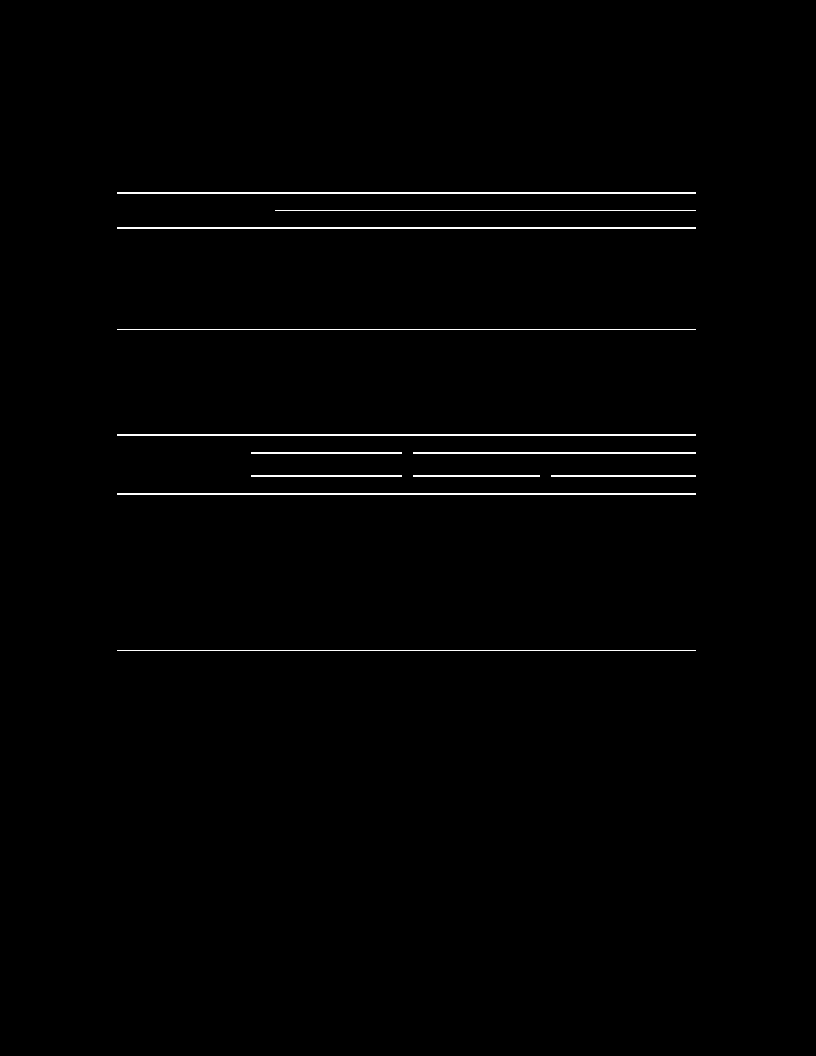
#> input picture horizontal/10.1.1.1.2013_64.bmp, 816 x 1056 px, given as the content of the folder ./source/document_layout, which was not available
$ python main.py
#> lines starting #> are read from the running program, lines starting #| are printed output that depends on the picture; after the words box and inside, x2 and y2 are one past the last pixel; in counts of white or black regions, pixels touching at a corner belong together; pictures that were not available may be replaced by others from this repository, and a replacement may not be noted
### utils.py
# Who need AI?
import enum
from shapely.geometry import LineString, Point
GROUP_THRESHOLD = 5

def group_h_lines(lines):
    # x1 = x2
    flag = []
    result = []
    for idx, line in enumerate(lines):
        if idx in flag:
            continue
        group = []
        x1, y1, x2, y2 = line
        group.append([x1, y1, x2, y2])
        flag.append(idx)
        for i in range(idx, len(lines)):
            if i in flag:
                continue
            x3, y3, x4, y4 = lines[i]
            if abs(x3 - x1) <= GROUP_THRESHOLD:
                group.append([x3, y3, x4, y4])
                flag.append(i)
        result.append(group)
    return result

# [5 lines left out: function combine_h_lines, not called in this run]

def group_v_lines(lines):
    # x1 = x2
    flag = []
    result = []
    for idx, line in enumerate(lines):
        if idx in flag:
            continue
        group = []
        x1, y1, x2, y2 = line
        group.append([x1, y1, x2, y2])
        flag.append(idx)
        for i in range(idx, len(lines)):
            if i in flag:
                continue
            x3, y3, x4, y4 = lines[i]
            if abs(y3 - y1) <= GROUP_THRESHOLD:
                group.append([x3, y3, x4, y4])
                flag.append(i)
        result.append(group)
    return result

def combine_v_lines(group):
    s = 0
    for line in group:
        s += line[1] # s += x1
    return int(s / len(group))

# [28 lines left out: functions another_line, find_intersection, find_intersection1, not called in this run]


def link_h_lines(lines):
    # x1 == x2
    result = []
    flag = []
    for i, line in enumerate(lines):
        if i in flag:
            continue
        x1, y1, x2, y2 = line
        lst_y = []
        lst_y.append(y1)
        lst_y.append(y2)
        flag.append(i)
        for j, line1 in enumerate(lines):
            if j in flag:
                continue
            x3, y3, x4, y4 = line1
            if x1 == x2 == x3 == x4:
                lst_y.append(y3)
                lst_y.append(y4)
                flag.append(j)

        _min = min(lst_y)
        _max = max(lst_y)
        linked_line = [x1, _min, x2, _max]
        result.append(linked_line)
    return result


def link_v_lines(lines):
    # y1 == y2
    result = []
    flag = []
    for i, line in enumerate(lines):
        if i in flag:
            continue
        x1, y1, x2, y2 = line
        lst_x = []
        lst_x.append(x1)
        lst_x.append(x2)
        flag.append(i)
        for j, line1 in enumerate(lines):
            if j in flag:
                continue
            x3, y3, x4, y4 = line1
            if y1 == y2 == y3 == y4:
                lst_x.append(x3)
                lst_x.append(x4)
                flag.append(j)

        _min = min(lst_x)
        _max = max(lst_x)
        linked_line = [_min, y1, _max, y2]
        result.append(linked_line)
    return result


# ---------------------------------------------- A(x, y_A) ---------------------------------------
#------------------------------------------------------------------------------------------------
#------------------------------------------------------------------------------------------------
#------------------------------------------------------------------------------------------------
#------------------------------------------------------------------------------------------------
#------------------ D(x_D, y) ------------------ O(x, y) -------------------- B(x_B, y)----------
#------------------------------------------------------------------------------------------------
#------------------------------------------------------------------------------------------------
#------------------------------------------------------------------------------------------------
#------------------------------------------------------------------------------------------------
# ---------------------------------------------- C(x, y_C) ---------------------------------------

# [8 lines left out: function get_neighborhood, not called in this run]

### main.py
import os
import cv2
import numpy as np
import random

from utils import *


class Item:
    def __init__(self, img_name):
#> called with img_name = '10.1.1.1.2013_64.bmp'
        self.name = img_name
        self.img_path = os.path.join(IMG_DIR, self.name)

        self.img = cv2.imread(self.img_path, cv2.IMREAD_COLOR)
#> self.img is the input picture: shape (1056, 816, 3); 0.92% white in thin lines or dots, all inside (x1, y1, x2, y2) = (117, 192, 696, 651)
        self.img_w = self.img.shape[1]
        self.img_h = self.img.shape[2]

        self.gray = self.get_gray()
        self.bw = cv2.adaptiveThreshold(self.gray, 255, cv2.ADAPTIVE_THRESH_MEAN_C, cv2.THRESH_BINARY, 15, -2)
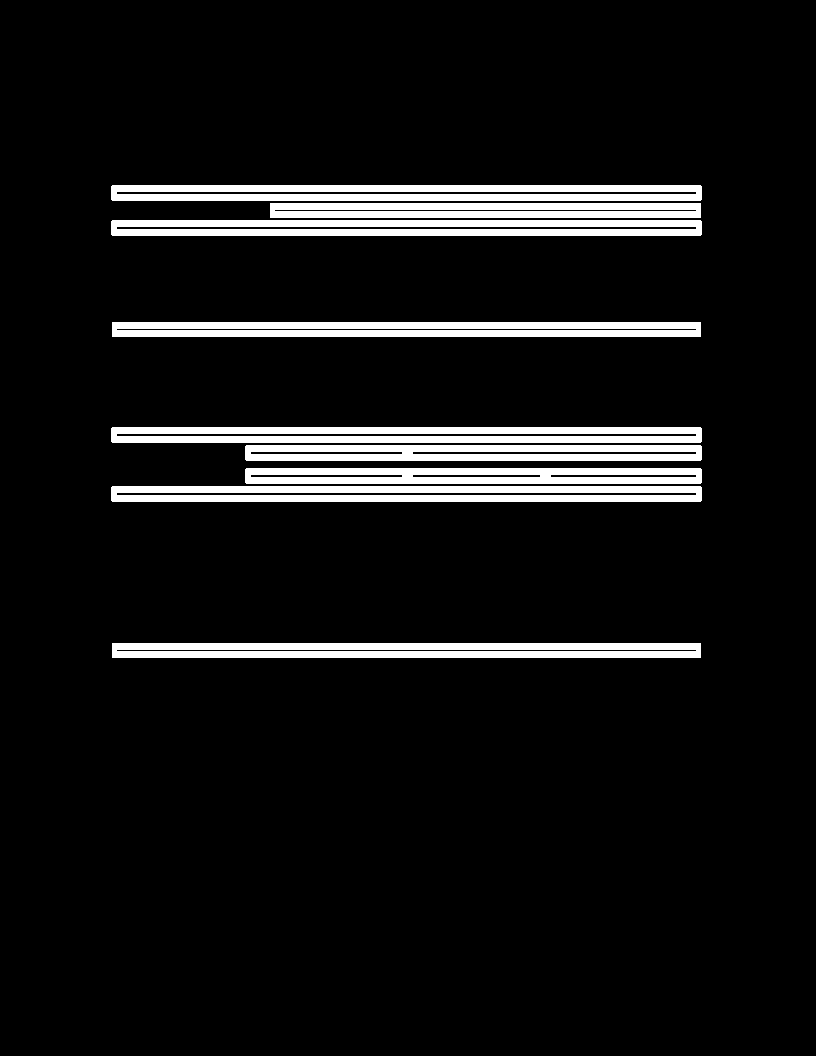
#> self.bw: shape (1056, 816); 8% white; 9 white regions, largest, box (x1, y1, x2, y2) and area: (111, 185, 702, 201) 8294, (111, 220, 702, 236) 8294, (111, 427, 702, 443) 8294

        self.horizontal = self.get_horizontal()
        self.vertical = self.get_vertical()


    def copy_img(self, src):
        return np.copy(src)


    def get_gray(self):
        if len(self.img.shape) != 2:
            gray = cv2.cvtColor(self.img, cv2.COLOR_BGR2GRAY)
        else:
            gray = self.img
        return cv2.bitwise_not(gray)


    def get_horizontal(self):
        horizontal = self.copy_img(self.bw)
        cols = horizontal.shape[1]
        horizontal_size = cols // 30
        horizontalStructure = cv2.getStructuringElement(cv2.MORPH_RECT, (horizontal_size, 1))
        horizontal = cv2.erode(horizontal, horizontalStructure)
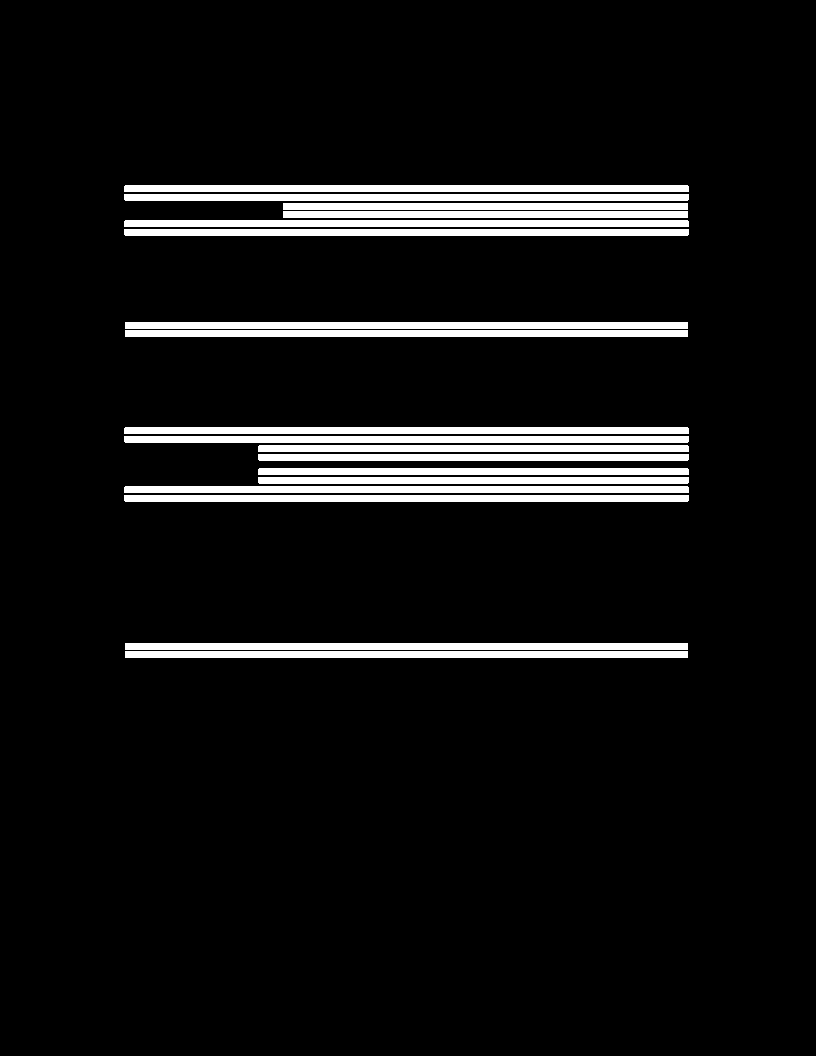
#> horizontal: shape (1056, 816); 7.6% white; 18 white regions, largest, box (x1, y1, x2, y2) and area: (124, 185, 689, 192) 3953, (124, 194, 689, 201) 3953, (124, 220, 689, 227) 3953
        horizontal = cv2.dilate(horizontal, horizontalStructure)
#> horizontal: shape (1056, 816); 7.9% white; 18 white regions, largest, box (x1, y1, x2, y2) and area: (111, 185, 702, 192) 4135, (111, 194, 702, 201) 4135, (111, 220, 702, 227) 4135
        if ANALYZE:
            cv2.imwrite(os.path.join("./horizontal", self.name), horizontal)
        return cv2.bitwise_not(horizontal)


    def get_vertical(self):
        vertical = self.copy_img(self.bw)
        rows = vertical.shape[1]
        vertical_size = rows // 30
        verticalStructure = cv2.getStructuringElement(cv2.MORPH_RECT, (1, vertical_size))
        vertical = cv2.erode(vertical, verticalStructure)
#> vertical: shape (1056, 816); every value is 0
        vertical = cv2.dilate(vertical, verticalStructure)
        if ANALYZE:
            cv2.imwrite(os.path.join("./vertical", self.name), vertical)
        return cv2.bitwise_not(vertical)
#> returned value: shape (1056, 816); every value is 255


    def get_lines(self):
        h_lines = []
        v_lines = []

        masks = [self.vertical, self.horizontal]
        line_image = self.copy_img(self.img) * 0
#> line_image: shape (1056, 816, 3); every value is 0
        clone = self.copy_img(self.img)
        for mask in masks:
            edges = cv2.adaptiveThreshold(mask, 255, cv2.ADAPTIVE_THRESH_MEAN_C, cv2.THRESH_BINARY, 3, -2)

            lines = cv2.HoughLinesP(edges, rho, theta, threshold, np.array([]), min_line_length, max_line_gap)
            try:
                for line in lines:
                    x1, y1, x2, y2 = line[0]
                    if x1 == x2:
                        percent = abs(y1 - y2) * 100 / self.img_h
                        if percent > 40:
                            h_lines.append([x1, y1, x2, y2])
                    else:
                        percent = abs(x1 - x2) * 100 / self.img_w
                        if percent > 40:
                            v_lines.append([x1, y1, x2, y2])
            except:
                print("Cant find line")
#> this loop made 2 passes
#| Cant find line
#> pass 2, in get_lines, `edges = cv2.adaptiveThreshold(mask, 255, cv2.ADAPTIVE_THRESH_MEAN_C, c..`:
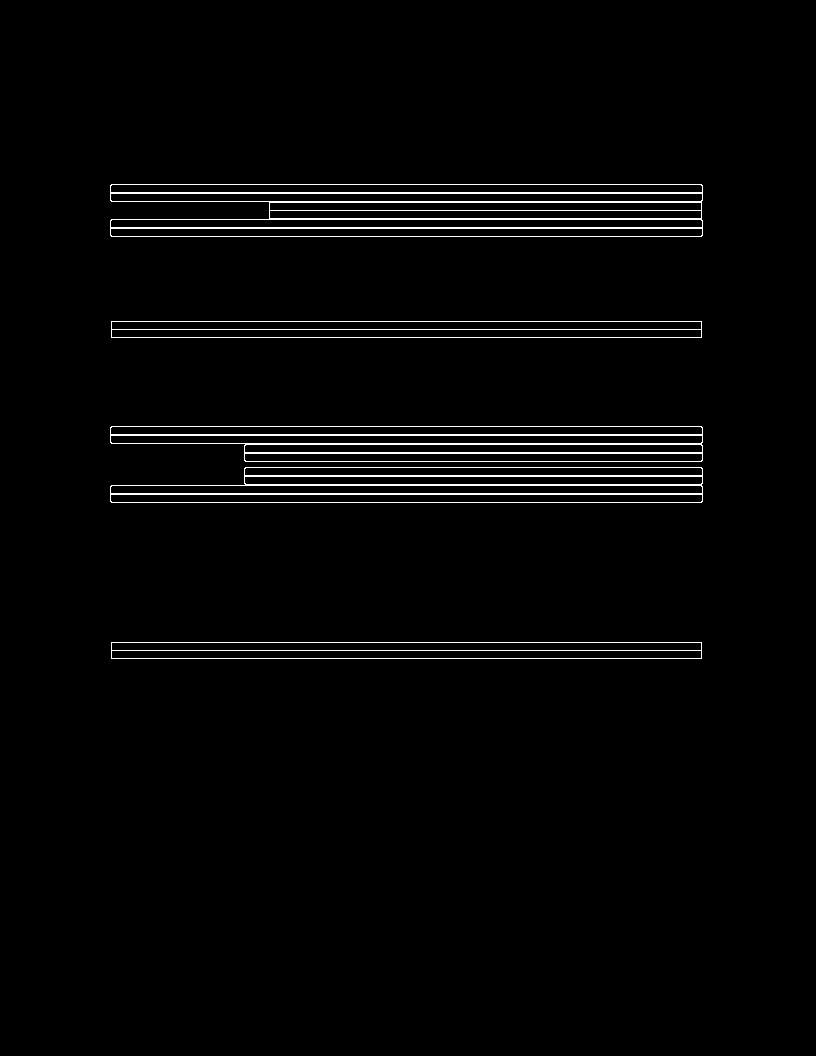
#> edges: shape (1056, 816); 2.1% white in thin lines or dots, all inside (x1, y1, x2, y2) = (110, 184, 703, 659)
#> after the loop, h_lines = []; v_lines = 33 items, first 6: [110, 434, 702, 434], [111, 485, 701, 485], [111, 329, 701, 329], [110, 227, 702, 227], [111, 443, 701, 443], [111, 502, 701, 502]
#> the loop in draw_lines, `for mask in masks:` made 2 passes
#> mask on pass 1: []
        return [h_lines, v_lines]


    def combine_lines(self):
        h_lines, v_lines = self.get_lines()
#> the loop in get_lines (call 2), `for mask in masks:` made 2 passes
#| Cant find line
#> h_lines = []
        # Horizontal
        grouped_h_lines = group_h_lines(h_lines)
#> grouped_h_lines = []
        combined_h_lines = []
        for group in grouped_h_lines:
            mean = combine_h_lines(group)
            for line in group:
                x1, y1, x2, y2 = line
                combined_h_lines.append([mean, y1, mean, y2])
#> this loop made 0 passes
#> after the loop, combined_h_lines = []
        # Vertical
        grouped_v_lines = group_v_lines(v_lines)
#> the loop in group_v_lines, `for idx, line in enumerate(lines):` made 33 passes
#> after the loop in group_v_lines, `for idx, line in enumerate(lines):`: flag = 33 values, max 32 at index 31, min 0 at index 0, mean 16; result = 23 items
#> grouped_v_lines = 23 items
        combined_v_lines = []
        for group in grouped_v_lines:
            mean = combine_v_lines(group)
            for line in group:
                x1, y1, x2, y2 = line
                combined_v_lines.append([x1, mean, x2, mean])
#> this loop made 23 passes
#> (group, mean) on passes 1 to 8: ([[110, 434, 702, 434], [110, 435, 702, 435]], 434), ([[111, 485, 701, 485], [245, 484, 701, 484]], 484), ([[111, 329, 701, 329]], 329), ([[110, 227, 702, 227], [110, 228, 702, 228]], 227), ([[111, 443, 701, 443], [245, 444, 701, 444]], 443), ([[111, 502, 701, 502]], 502), ([[110, 192, 702, 192], [110, 193, 702, 193]], 192), ([[110, 493, 702, 493], [110, 494, 702, 494]], 493)
#> after the loop, combined_v_lines = 33 items, first 6: [110, 434, 702, 434], [110, 434, 702, 434], [111, 484, 701, 484], [245, 484, 701, 484], [111, 329, 701, 329], [110, 227, 702, 227]
#> the loop in draw_lines (call 2), `for mask in masks:` made 2 passes
#> pass 2, in draw_lines (call 2), `cv2.imwrite(os.path.join(r"./" + dir, self.name), img)`:
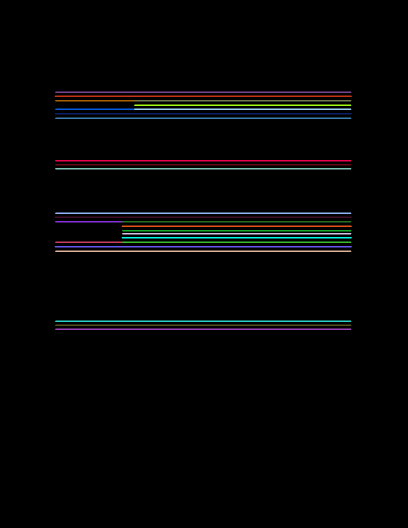
#> saved as 10.1.1.1.2013_64.bmp: shape (1056, 816, 3) (shown at 1/2 size); mean B, G, R 5.5, 5.3, 5.3
        return [combined_h_lines, combined_v_lines]


    def link_lines(self):
        # Just apply for combined horizontal and combined vertical
        h_lines, v_lines = self.combine_lines()
#> the loop in group_v_lines (call 2), `for idx, line in enumerate(lines):` made 33 passes
#> the loop in combine_lines (call 2), `for group in grouped_v_lines:` made 23 passes
#> h_lines = []; v_lines has the same summary as combined_v_lines in combine_lines
        return [link_h_lines(h_lines), link_v_lines(v_lines)]
#> the loop in link_v_lines, `for i, line in enumerate(lines):` made 33 passes
#> after the loop in link_v_lines, `for i, line in enumerate(lines):`: flag = 33 values from 0 to 32; result = 23 items, first 6: [110, 434, 702, 434], [111, 484, 701, 484], [111, 329, 701, 329], [110, 227, 702, 227], [111, 443, 701, 443], [111, 502, 701, 502]
#> the loop in draw_lines (call 3), `for mask in masks:` made 2 passes
#> pass 2, in draw_lines (call 3), `cv2.imwrite(os.path.join(r"./" + dir, self.name), img)`:
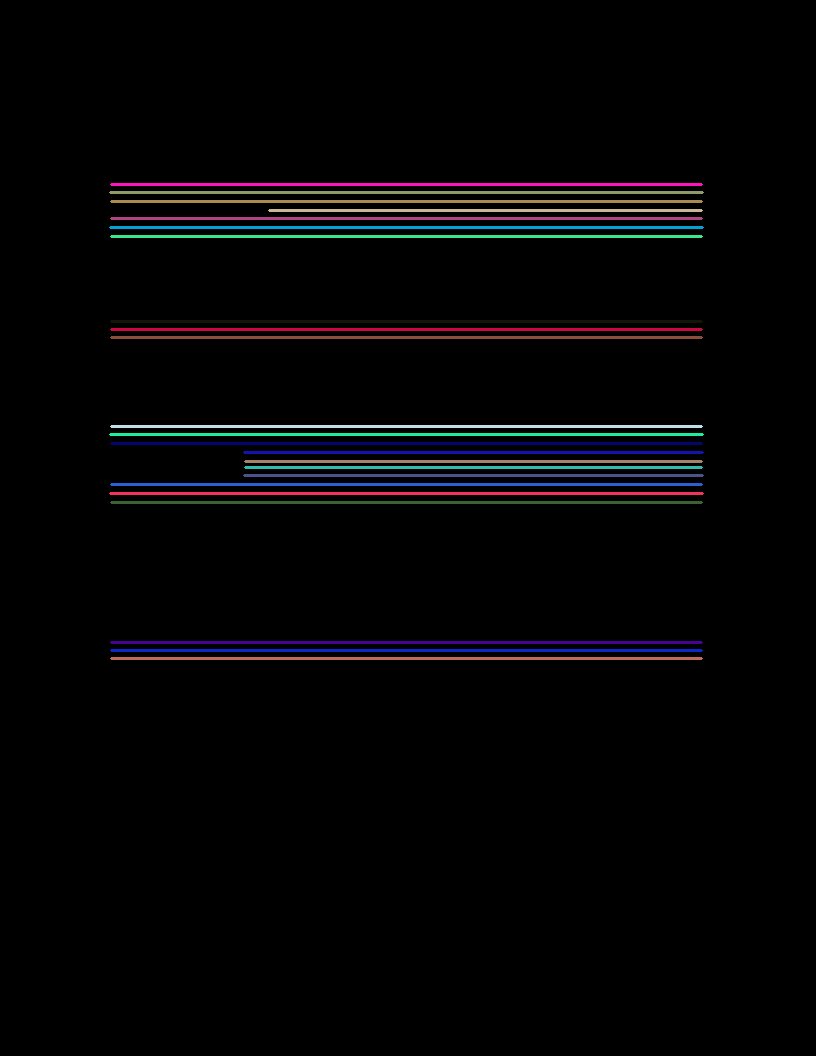
#> saved as 10.1.1.1.2013_64.bmp: shape (1056, 816, 3); mean B, G, R 5.9, 4.5, 4.9


    def get_intersections1(self):
        h_lines, v_lines = self.link_lines()
        intersections = []

        for h_line in h_lines:
            for v_line in v_lines:
                inter = find_intersection1(h_line, v_line)
                if inter != False:
                    intersections.append(inter)
        return intersections


    def get_intersections(self):
        h_lines, v_lines = self.link_lines()
#> the loop in link_v_lines (call 2), `for i, line in enumerate(lines):` made 33 passes
#> h_lines = []; v_lines has the same summary as result in link_v_lines
        intersections = []

        for h_line in h_lines:
            for v_line in v_lines:
                inter = find_intersection(h_line, v_line)
                if inter != False:
                    intersections.append(inter)
#> after the loop, intersections = []
        return intersections


    def draw_lines(self, masks, dir):
        img = self.copy_img(self.img)
        for mask in masks:
            for line in mask:
                x1, y1, x2, y2 = line
                cv2.line(img, (x1, y1), (x2, y2), ((random.randint(0, 255)), random.randint(0, 255), random.randint(0, 255)), 2)
            cv2.imwrite(os.path.join(r"./" + dir, self.name), img)


    def draw_intersection(self):
        intersections = self.get_intersections()
#> intersections = []
        clone = self.copy_img(self.img)
        for inter in intersections:
            try:
                x = int(inter[0])
                y = int(inter[1])
                clone = cv2.circle(clone, (x, y), radius=0, color=(0, 0, 255), thickness=5)
            except:
                continue
        cv2.imwrite(os.path.join("./intersections", self.name), clone)

    def draw_intersection1(self):
        intersections = self.get_intersections1()
        clone = self.copy_img(self.img)
        for inter in intersections:
            try:
                x = int(inter[0][0])
                y = int(inter[0][1])
                clone = cv2.circle(clone, (x, y), radius=0, color=(0, 0, 255), thickness=5)
            except:
                continue
        cv2.imwrite(os.path.join("./intersections1", self.name), clone)

if __name__ == "__main__":
    IMG_DIR = "./source/document_layout"
    OUT_DIR = "./outputs"

    ANALYZE = True

    rho = 1  # distance resolution in pixels of the Hough grid
    theta = np.pi / 180  # angular resolution in radians of the Hough grid
    threshold = 50  # minimum number of votes (intersections in Hough grid cell)
    min_line_length = 50  # minimum number of pixels making up a line
    max_line_gap = 0.005  # maximum gap in pixels between connectable line segments

    for img in os.listdir(IMG_DIR):
        item = Item(img)
        print(item.img_path)
        item.draw_lines(item.get_lines(), "outputs")
        item.draw_lines(item.combine_lines(), "combined")
        item.draw_lines(item.link_lines(), "linked")
        item.draw_intersection()
        item.draw_intersection1()

    # Pipeline:
    # 1. Tìm edges
    # 2. Tìm lines (lọc các lines có độ lớn bé hơn 40% kích thước chiều dài hoặc chiều dọc) - "./outputs"
    # 3. Nhóm các lines trùng lặp hoặc gần như trùng lặp (cùng biểu diễn 1 border) - "./grouped"
    # 4. Hợp nhất các lines trùng lặp (combined_lines) - "./combined"
    # 5. Nối các lines cùng nằm trên 1 đường thẳng (linked_lines) - "./linked"
    # 6. Tìm giao điểm
    ## 6.1. Tìm giao điểm bằng Cramer's rules (thay vì biểu diễn bằng đoạn thẳng thì cách này biểu diễn bằng đường thẳng nên sẽ có các cases như roi125 hay roi 125padding) - "./intersection"
    ## 6.2. Tìm giao điểm bằng thư viện Shapely (tránh được các cases như roi125 hay roi125_padding như bị miss ở 1 vài cases như roi93_padding) - "./intersections1"
